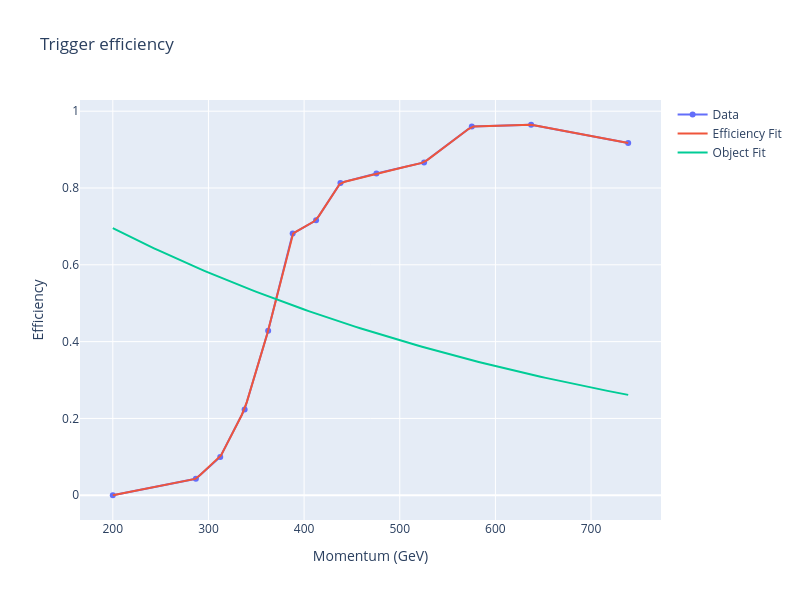

Notebook code cell kept with this figure:
### Code cell
plot_trigger(higgs, higgs_eff, higgs_soln)
